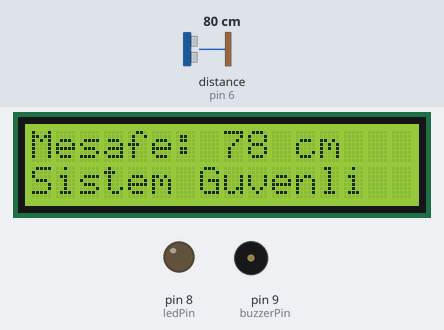
Recording of a sketch running on a simulated Arduino Uno, built with avr-gcc and run on an emulated ATmega328P. Parts: 16×2 character LCD, output pins drawn as LEDs (lit = HIGH), buzzer (waves = sounding, pin HIGH). Wiring (inferred from the names in the program): ultrasonic range finder: trigger pin 7; echo pin 6. Dashed ring = blinking. Inputs (shaded band) come from the test bench; at power-on: distance to the obstacle (sensor on pin 6) 80 cm. The echo pulse lasts 58.3 µs per cm; pins used as bus, display or sensor lines are not drawn; what the sketch prints to the serial monitor is not drawn.

Above: at 1.2 s.
1.3 s: distance to the obstacle (sensor on pin 6) set to 34 cm
At 2.3 s:
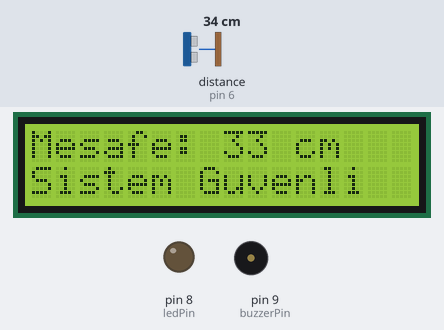
2.8 s: distance to the obstacle (sensor on pin 6) set to 28 cm
At 3.01 s:
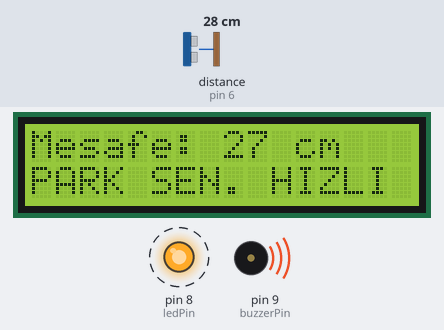
5.0 s: distance to the obstacle (sensor on pin 6) set to 8 cm
6.7 s: distance to the obstacle (sensor on pin 6) set to 5 cm
At 7.3 s:
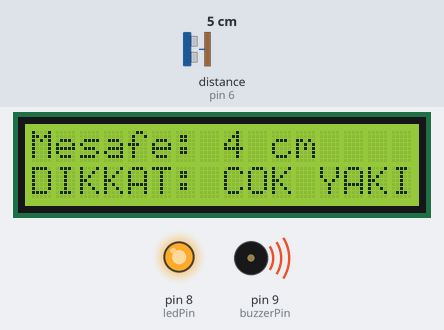
8.2 s: distance to the obstacle (sensor on pin 6) set to 18 cm
At 8.63 s:
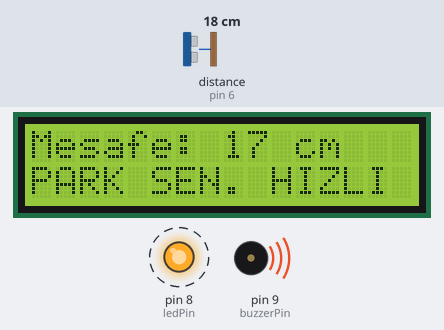
10.1 s: distance to the obstacle (sensor on pin 6) set to 4 cm
At 11.6 s:
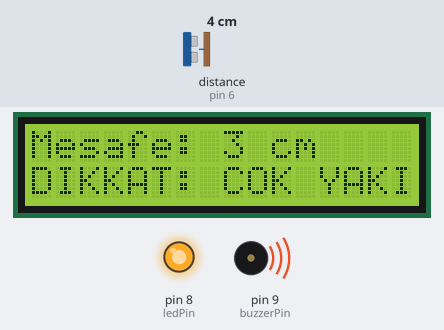
Timing chart, 0 to 13.1 s (numbered marks = the images above; inputs shaded):
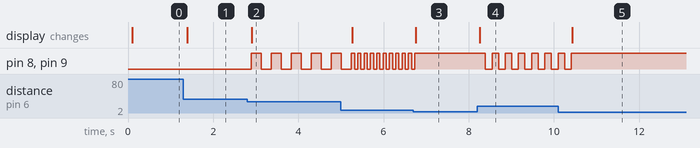

The sketch:

led_buzzer_hc_sr04_lcd.ino
```cpp
#include <Wire.h>                           // I2C haberleşme kütüphanesini dahil ediyoruz
#include <LiquidCrystal_I2C.h>              // I2C LCD ekran kütüphanesini dahil ediyoruz

// I2C LCD adresini tanımlıyoruz (Genellikle 0x27 veya 0x3F olur)
LiquidCrystal_I2C lcd(0x27, 16, 2);

const int trigPin = 7;    // Ultrasonik sensörün tetikleme (Trig) pinini 7 numaralı dijital pin olarak belirliyoruz
const int echoPin = 6;    // Ultrasonik sensörün dönüş (Echo) pinini 6 numaralı dijital pin olarak belirliyoruz
const int ledPin = 8;     // Uyarı LED'inin bağlı olduğu pinin numarasını 8 olarak belirliyoruz
const int buzzerPin = 9;  // Sesli uyarı verecek buzzer'ın bağlı olduğu pinin numarasını 9 olarak belirliyoruz

void setup() {
  pinMode(trigPin, OUTPUT);    // Trig pinini ses dalgası göndermesi için çıkış (OUTPUT) yapıyoruz
  pinMode(echoPin, INPUT);     // Echo pinini yansıyan dalgayı okuması için giriş (INPUT) yapıyoruz
  pinMode(ledPin, OUTPUT);     // LED pinini çıkış (OUTPUT) yapıyoruz
  pinMode(buzzerPin, OUTPUT);  // Buzzer pinini çıkış (OUTPUT) yapıyoruz
  Serial.begin(9600);          // Bilgisayara veri gönderebilmek için seri haberleşmeyi başlatıyoruz

  lcd.init();                  // LCD ekranı başlatıyoruz
  lcd.backlight();             // LCD ekranın arka plan ışığını (backlight) açıyoruz
}

void loop() {
  // --- MESAFE ÖLÇÜM AŞAMASI ---
  digitalWrite(trigPin, LOW);    // Sensör pinini temizliyoruz
  delayMicroseconds(2);          // 2 mikrosaniye bekliyoruz
  digitalWrite(trigPin, HIGH);   // Ses dalgası gönderiyoruz
  delayMicroseconds(10);         // 10 mikrosaniye boyunca açık tutuyoruz
  digitalWrite(trigPin, LOW);    // Sinyali kapatıyoruz

  long duration = pulseIn(echoPin, HIGH); // Geri dönen süreyi ölçüyoruz
  int distance = duration * 0.034 / 2;    // Süreyi cm cinsinden mesafeye çeviriyoruz

  // --- EKRANA VE SERIAL MONITOR'E YAZDIRMA AŞAMASI ---
  Serial.print("Guncel Mesafe: ");        // Seri monitöre metin yazdırıyoruz
  Serial.print(distance);                 // Mesafe değerini yazdırıyoruz
  Serial.println(" cm");                  // Birim ekleyip alt satıra geçiyoruz

  // LCD Ekrana Yazdırma İşlemi
  lcd.setCursor(0, 0);                    // LCD'nin 1. sütun, 1. satırına konumlanıyoruz
  lcd.print("Mesafe: ");                  // Ekrana sabit metin yazıyoruz
  lcd.print("     ");                     // Önceki uzun sayılardan kalan kalıntıları silmek için boşluk bırakıyoruz
  lcd.setCursor(8, 0);                    // Sayının yazılacağı konuma geçiyoruz
  lcd.print(distance);                    // Anlık mesafe değerini ekrana yazıyoruz
  lcd.print(" cm  ");                     // Birim ekliyoruz

  // --- KRİTİK MESAFE KONTROLÜ (5 cm ve altı) ---
  if (distance > 0 && distance <= 5) {    // Eğer mesafe 5 cm ve altındaysa:
    digitalWrite(ledPin, HIGH);           // LED'i sürekli yakıyoruz
    digitalWrite(buzzerPin, HIGH);        // Buzzer'ı aralıksız öttürüyoruz

    lcd.setCursor(0, 1);                  // LCD'nin 2. satırına geçiyoruz
    lcd.print("DIKKAT: COK YAKIN!");      // Ekranda uyarı yazısı gösteriyoruz
  }
  // --- NORMAL PARK SENSÖRÜ KONTROLÜ (5 cm ile 30 cm arası) ---
  else if (distance > 5 && distance <= 30) { // Eğer mesafe 5 ile 30 cm arasındaysa:
    int bipHizi = distance * 8;              // Mesafeye göre bip hızını hesaplıyoruz

    if (bipHizi < 20) {                      // Hız aşırı artıp kilitlenmesin diye sınır koyuyoruz
      bipHizi = 20;
    }

    digitalWrite(ledPin, HIGH);              // LED'i yakıyoruz
    digitalWrite(buzzerPin, HIGH);           // Buzzer'ı ses için aktif ediyoruz

    lcd.setCursor(0, 1);                     // LCD'nin 2. satırına geçiyoruz
    lcd.print("PARK SEN. HIZLI  ");          // Ekrana durum yazıyoruz

    delay(bipHizi);                          // Hesaplanan bip süresi kadar bekliyoruz

    digitalWrite(ledPin, LOW);               // LED'i söndürüyoruz
    digitalWrite(buzzerPin, LOW);            // Buzzer'ı susturuyoruz
    delay(bipHizi);                          // Sessizlik süresi kadar bekliyoruz
  }
  // --- GÜVENLİ MESAFE / UZAK BÖLGE KONTROLÜ (30 cm'den uzak) ---
  else {
    digitalWrite(ledPin, LOW);               // LED'i söndürüyoruz
    digitalWrite(buzzerPin, LOW);            // Buzzer'ı kapatıyoruz

    lcd.setCursor(0, 1);                     // LCD'nin 2. satırına geçiyoruz
    lcd.print("Sistem Guvenli   ");          // Ekrana güvenli olduğunu yazıyoruz

    delay(50);                               // Döngüyü rahatlatmak için kısa bekleme
  }
}
```

Measured:
- the behaviour switches between 32 and 31 cm on distance to the obstacle (sensor on pin 6) (found by bisection; images 1 and 2)
- the behaviour switches between 7 and 6 cm on distance to the obstacle (sensor on pin 6) (found by bisection; images 2 and 3)
- after the input at 1.3 s, the display: changes after 0.09 s (image 1)
- after the input at 2.8 s, pin 8 (ledPin), pin 9 (buzzerPin): alternates HIGH for 0.23 s and LOW for 0.24 s, starting after 0.09 s; the display: changes after 0.11 s (image 2)
- after the input at 6.7 s, pin 8 (ledPin), pin 9 (buzzerPin): goes on until 6.7 s, then stays HIGH; the display: changes after 0.05 s (image 3)
- after the input at 8.2 s, pin 8 (ledPin), pin 9 (buzzerPin): alternates HIGH for 0.15 s and LOW for 0.16 s, starting after 0.19 s; the display: changes after 0.05 s (image 4)
- after the input at 10.1 s, pin 8 (ledPin), pin 9 (buzzerPin): goes on until 10.4 s, then stays HIGH; the display: changes after 0.32 s (image 5)
